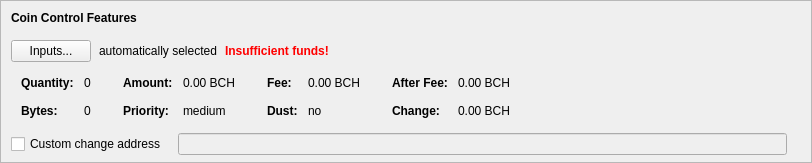
    <widget class="QFrame" name="frameCoinControl">
     <property name="sizePolicy">
      <sizepolicy hsizetype="Expanding" vsizetype="Expanding">
       <horstretch>0</horstretch>
       <verstretch>0</verstretch>
      </sizepolicy>
     </property>
     <property name="maximumSize">
      <size>
       <width>16777215</width>
       <height>16777215</height>
      </size>
     </property>
     <property name="frameShape">
      <enum>QFrame::StyledPanel</enum>
     </property>
     <property name="frameShadow">
      <enum>QFrame::Sunken</enum>
     </property>
     <layout class="QVBoxLayout" name="verticalLayoutCoinControl2">
      <property name="spacing">
       <number>0</number>
      </property>
      <property name="leftMargin">
       <number>0</number>
      </property>
      <property name="topMargin">
       <number>0</number>
      </property>
      <property name="rightMargin">
       <number>0</number>
      </property>
      <property name="bottomMargin">
       <number>6</number>
      </property>
      <item>
       <layout class="QVBoxLayout" name="verticalLayoutCoinControl" stretch="0,0,0,0,1">
        <property name="spacing">
         <number>0</number>
        </property>
        <property name="leftMargin">
         <number>10</number>
        </property>
        <property name="topMargin">
         <number>10</number>
        </property>
        <item>
         <layout class="QHBoxLayout" name="horizontalLayoutCoinControl1">
          <property name="bottomMargin">
           <number>15</number>
          </property>
          <item>
           <widget class="QLabel" name="labelCoinControlFeatures">
            <property name="sizePolicy">
             <sizepolicy hsizetype="Preferred" vsizetype="Maximum">
              <horstretch>0</horstretch>
              <verstretch>0</verstretch>
             </sizepolicy>
            </property>
            <property name="font">
             <font>
              <weight>75</weight>
              <bold>true</bold>
             </font>
            </property>
            <property name="styleSheet">
             <string notr="true">font-weight:bold;</string>
            </property>
            <property name="text">
             <string>Coin Control Features</string>
            </property>
           </widget>
          </item>
         </layout>
        </item>
        <item>
         <layout class="QHBoxLayout" name="horizontalLayoutCoinControl2" stretch="0,0,0,0">
          <property name="spacing">
           <number>8</number>
          </property>
          <property name="bottomMargin">
           <number>10</number>
          </property>
          <item>
           <widget class="QPushButton" name="pushButtonCoinControl">
            <property name="toolTip">
             <string>Select specific coins you want to use in this transaction</string>
            </property>
            <property name="styleSheet">
             <string notr="true"/>
            </property>
            <property name="text">
             <string>Inputs...</string>
            </property>
            <property name="autoDefault">
             <bool>false</bool>
            </property>
           </widget>
          </item>
          <item>
           <widget class="QLabel" name="labelCoinControlAutomaticallySelected">
            <property name="text">
             <string>automatically selected</string>
            </property>
            <property name="margin">
             <number>5</number>
            </property>
           </widget>
          </item>
          <item>
           <widget class="QLabel" name="labelCoinControlInsuffFunds">
            <property name="font">
             <font>
              <weight>75</weight>
              <bold>true</bold>
             </font>
            </property>
            <property name="styleSheet">
             <string notr="true">color:red;font-weight:bold;</string>
            </property>
            <property name="text">
             <string>Insufficient funds!</string>
            </property>
            <property name="margin">
             <number>5</number>
            </property>
           </widget>
          </item>
          <item>
           <spacer name="horizontalSpacerCoinControl">
            <property name="orientation">
             <enum>Qt::Horizontal</enum>
            </property>
            <property name="sizeHint" stdset="0">
             <size>
              <width>40</width>
              <height>1</height>
             </size>
            </property>
           </spacer>
          </item>
         </layout>
        </item>
        <item>
         <widget class="QWidget" name="widgetCoinControl" native="true">
          <property name="sizePolicy">
           <sizepolicy hsizetype="Preferred" vsizetype="Preferred">
            <horstretch>0</horstretch>
            <verstretch>0</verstretch>
           </sizepolicy>
          </property>
          <property name="minimumSize">
           <size>
            <width>0</width>
            <height>0</height>
           </size>
          </property>
          <property name="styleSheet">
           <string notr="true"/>
          </property>
          <layout class="QHBoxLayout" name="horizontalLayoutCoinControl5">
           <property name="leftMargin">
            <number>0</number>
           </property>
           <property name="topMargin">
            <number>0</number>
           </property>
           <property name="rightMargin">
            <number>0</number>
           </property>
           <property name="bottomMargin">
            <number>0</number>
           </property>
           <item>
            <layout class="QHBoxLayout" name="horizontalLayoutCoinControl3" stretch="0,0,0,1">
             <property name="spacing">
              <number>20</number>
             </property>
             <property name="topMargin">
              <number>0</number>
             </property>
             <property name="bottomMargin">
              <number>10</number>
             </property>
             <item>
              <layout class="QFormLayout" name="formLayoutCoinControl1">
               <property name="horizontalSpacing">
                <number>10</number>
               </property>
               <property name="verticalSpacing">
                <number>14</number>
               </property>
               <property name="leftMargin">
                <number>10</number>
               </property>
               <property name="topMargin">
                <number>4</number>
               </property>
               <property name="rightMargin">
                <number>6</number>
               </property>
               <item row="0" column="0">
                <widget class="QLabel" name="labelCoinControlQuantityText">
                 <property name="font">
                  <font>
                   <weight>75</weight>
                   <bold>true</bold>
                  </font>
                 </property>
                 <property name="text">
                  <string>Quantity:</string>
                 </property>
                 <property name="margin">
                  <number>0</number>
                 </property>
                </widget>
               </item>
               <item row="0" column="1">
                <widget class="QLabel" name="labelCoinControlQuantity">
                 <property name="cursor">
                  <cursorShape>IBeamCursor</cursorShape>
                 </property>
                 <property name="contextMenuPolicy">
                  <enum>Qt::ActionsContextMenu</enum>
                 </property>
                 <property name="text">
                  <string notr="true">0</string>
                 </property>
                 <property name="margin">
                  <number>0</number>
                 </property>
                 <property name="textInteractionFlags">
                  <set>Qt::LinksAccessibleByMouse|Qt::TextSelectableByKeyboard|Qt::TextSelectableByMouse</set>
                 </property>
                </widget>
               </item>
               <item row="1" column="0">
                <widget class="QLabel" name="labelCoinControlBytesText">
                 <property name="font">
                  <font>
                   <weight>75</weight>
                   <bold>true</bold>
                  </font>
                 </property>
                 <property name="text">
                  <string>Bytes:</string>
                 </property>
                </widget>
               </item>
               <item row="1" column="1">
                <widget class="QLabel" name="labelCoinControlBytes">
                 <property name="cursor">
                  <cursorShape>IBeamCursor</cursorShape>
                 </property>
                 <property name="contextMenuPolicy">
                  <enum>Qt::ActionsContextMenu</enum>
                 </property>
                 <property name="text">
                  <string notr="true">0</string>
                 </property>
                 <property name="textInteractionFlags">
                  <set>Qt::LinksAccessibleByMouse|Qt::TextSelectableByKeyboard|Qt::TextSelectableByMouse</set>
                 </property>
                </widget>
               </item>
              </layout>
             </item>
             <item>
              <layout class="QFormLayout" name="formLayoutCoinControl2">
               <property name="horizontalSpacing">
                <number>10</number>
               </property>
               <property name="verticalSpacing">
                <number>14</number>
               </property>
               <property name="leftMargin">
                <number>6</number>
               </property>
               <property name="topMargin">
                <number>4</number>
               </property>
               <property name="rightMargin">
                <number>6</number>
               </property>
               <item row="0" column="0">
                <widget class="QLabel" name="labelCoinControlAmountText">
                 <property name="font">
                  <font>
                   <weight>75</weight>
                   <bold>true</bold>
                  </font>
                 </property>
                 <property name="text">
                  <string>Amount:</string>
                 </property>
                 <property name="margin">
                  <number>0</number>
                 </property>
                </widget>
               </item>
               <item row="0" column="1">
                <widget class="QLabel" name="labelCoinControlAmount">
                 <property name="cursor">
                  <cursorShape>IBeamCursor</cursorShape>
                 </property>
                 <property name="contextMenuPolicy">
                  <enum>Qt::ActionsContextMenu</enum>
                 </property>
                 <property name="text">
                  <string notr="true">0.00 BCH</string>
                 </property>
                 <property name="textInteractionFlags">
                  <set>Qt::LinksAccessibleByMouse|Qt::TextSelectableByKeyboard|Qt::TextSelectableByMouse</set>
                 </property>
                </widget>
               </item>
               <item row="1" column="0">
                <widget class="QLabel" name="labelCoinControlPriorityText">
                 <property name="font">
                  <font>
                   <weight>75</weight>
                   <bold>true</bold>
                  </font>
                 </property>
                 <property name="text">
                  <string>Priority:</string>
                 </property>
                </widget>
               </item>
               <item row="1" column="1">
                <widget class="QLabel" name="labelCoinControlPriority">
                 <property name="cursor">
                  <cursorShape>IBeamCursor</cursorShape>
                 </property>
                 <property name="contextMenuPolicy">
                  <enum>Qt::ActionsContextMenu</enum>
                 </property>
                 <property name="text">
                  <string notr="true">medium</string>
                 </property>
                 <property name="textInteractionFlags">
                  <set>Qt::LinksAccessibleByMouse|Qt::TextSelectableByKeyboard|Qt::TextSelectableByMouse</set>
                 </property>
                </widget>
               </item>
              </layout>
             </item>
             <item>
              <layout class="QFormLayout" name="formLayoutCoinControl3">
               <property name="horizontalSpacing">
                <number>10</number>
               </property>
               <property name="verticalSpacing">
                <number>14</number>
               </property>
               <property name="leftMargin">
                <number>6</number>
               </property>
               <property name="topMargin">
                <number>4</number>
               </property>
               <property name="rightMargin">
                <number>6</number>
               </property>
               <item row="0" column="0">
                <widget class="QLabel" name="labelCoinControlFeeText">
                 <property name="font">
                  <font>
                   <weight>75</weight>
                   <bold>true</bold>
                  </font>
                 </property>
                 <property name="text">
                  <string>Fee:</string>
                 </property>
                 <property name="margin">
                  <number>0</number>
                 </property>
                </widget>
               </item>
               <item row="0" column="1">
                <widget class="QLabel" name="labelCoinControlFee">
                 <property name="cursor">
                  <cursorShape>IBeamCursor</cursorShape>
                 </property>
                 <property name="contextMenuPolicy">
                  <enum>Qt::ActionsContextMenu</enum>
                 </property>
                 <property name="text">
                  <string notr="true">0.00 BCH</string>
                 </property>
                 <property name="textInteractionFlags">
                  <set>Qt::LinksAccessibleByMouse|Qt::TextSelectableByKeyboard|Qt::TextSelectableByMouse</set>
                 </property>
                </widget>
               </item>
               <item row="1" column="0">
                <widget class="QLabel" name="labelCoinControlLowOutputText">
                 <property name="font">
                  <font>
                   <weight>75</weight>
                   <bold>true</bold>
                  </font>
                 </property>
                 <property name="text">
                  <string>Dust:</string>
                 </property>
                </widget>
               </item>
               <item row="1" column="1">
                <widget class="QLabel" name="labelCoinControlLowOutput">
                 <property name="cursor">
                  <cursorShape>IBeamCursor</cursorShape>
                 </property>
                 <property name="contextMenuPolicy">
                  <enum>Qt::ActionsContextMenu</enum>
                 </property>
                 <property name="text">
                  <string notr="true">no</string>
                 </property>
                 <property name="textInteractionFlags">
                  <set>Qt::LinksAccessibleByMouse|Qt::TextSelectableByKeyboard|Qt::TextSelectableByMouse</set>
                 </property>
                </widget>
               </item>
              </layout>
             </item>
             <item>
              <layout class="QFormLayout" name="formLayoutCoinControl4">
               <property name="horizontalSpacing">
                <number>10</number>
               </property>
               <property name="verticalSpacing">
                <number>14</number>
               </property>
               <property name="leftMargin">
                <number>6</number>
               </property>
               <property name="topMargin">
                <number>4</number>
               </property>
               <property name="rightMargin">
                <number>6</number>
               </property>
               <item row="0" column="0">
                <widget class="QLabel" name="labelCoinControlAfterFeeText">
                 <property name="font">
                  <font>
                   <weight>75</weight>
                   <bold>true</bold>
                  </font>
                 </property>
                 <property name="text">
                  <string>After Fee:</string>
                 </property>
                 <property name="margin">
                  <number>0</number>
                 </property>
                </widget>
               </item>
               <item row="0" column="1">
                <widget class="QLabel" name="labelCoinControlAfterFee">
                 <property name="cursor">
                  <cursorShape>IBeamCursor</cursorShape>
                 </property>
                 <property name="contextMenuPolicy">
                  <enum>Qt::ActionsContextMenu</enum>
                 </property>
                 <property name="text">
                  <string notr="true">0.00 BCH</string>
                 </property>
                 <property name="textInteractionFlags">
                  <set>Qt::LinksAccessibleByMouse|Qt::TextSelectableByKeyboard|Qt::TextSelectableByMouse</set>
                 </property>
                </widget>
               </item>
               <item row="1" column="0">
                <widget class="QLabel" name="labelCoinControlChangeText">
                 <property name="font">
                  <font>
                   <weight>75</weight>
                   <bold>true</bold>
                  </font>
                 </property>
                 <property name="text">
                  <string>Change:</string>
                 </property>
                </widget>
               </item>
               <item row="1" column="1">
                <widget class="QLabel" name="labelCoinControlChange">
                 <property name="cursor">
                  <cursorShape>IBeamCursor</cursorShape>
                 </property>
                 <property name="contextMenuPolicy">
                  <enum>Qt::ActionsContextMenu</enum>
                 </property>
                 <property name="text">
                  <string notr="true">0.00 BCH</string>
                 </property>
                 <property name="textInteractionFlags">
                  <set>Qt::LinksAccessibleByMouse|Qt::TextSelectableByKeyboard|Qt::TextSelectableByMouse</set>
                 </property>
                </widget>
               </item>
              </layout>
             </item>
            </layout>
           </item>
          </layout>
         </widget>
        </item>
        <item>
         <layout class="QHBoxLayout" name="horizontalLayoutCoinControl4" stretch="0,0,0">
          <property name="spacing">
           <number>12</number>
          </property>
          <property name="sizeConstraint">
           <enum>QLayout::SetDefaultConstraint</enum>
          </property>
          <property name="topMargin">
           <number>5</number>
          </property>
          <property name="rightMargin">
           <number>5</number>
          </property>
          <item>
           <widget class="QCheckBox" name="checkBoxCoinControlChange">
            <property name="toolTip">
             <string>If this is activated, but the change address is empty or invalid, change will be sent to a newly generated address.</string>
            </property>
            <property name="text">
             <string>Custom change address</string>
            </property>
           </widget>
          </item>
          <item>
           <widget class="QValidatedLineEdit" name="lineEditCoinControlChange">
            <property name="enabled">
             <bool>false</bool>
            </property>
            <property name="sizePolicy">
             <sizepolicy hsizetype="Expanding" vsizetype="Fixed">
              <horstretch>0</horstretch>
              <verstretch>0</verstretch>
             </sizepolicy>
            </property>
            <property name="toolTip">
             <string>Custom change address</string>
            </property>
           </widget>
          </item>
          <item>
           <widget class="QLabel" name="labelCoinControlChangeLabel">
            <property name="sizePolicy">
             <sizepolicy hsizetype="Preferred" vsizetype="Expanding">
              <horstretch>0</horstretch>
              <verstretch>0</verstretch>
             </sizepolicy>
            </property>
            <property name="minimumSize">
             <size>
              <width>0</width>
              <height>0</height>
             </size>
            </property>
            <property name="text">
             <string/>
            </property>
            <property name="margin">
             <number>3</number>
            </property>
           </widget>
          </item>
         </layout>
        </item>
        <item>
         <spacer name="verticalSpacerCoinControl">
          <property name="orientation">
           <enum>Qt::Vertical</enum>
          </property>
          <property name="sizeHint" stdset="0">
           <size>
            <width>800</width>
            <height>1</height>
           </size>
          </property>
         </spacer>
        </item>
       </layout>
      </item>
     </layout>
    </widget>
